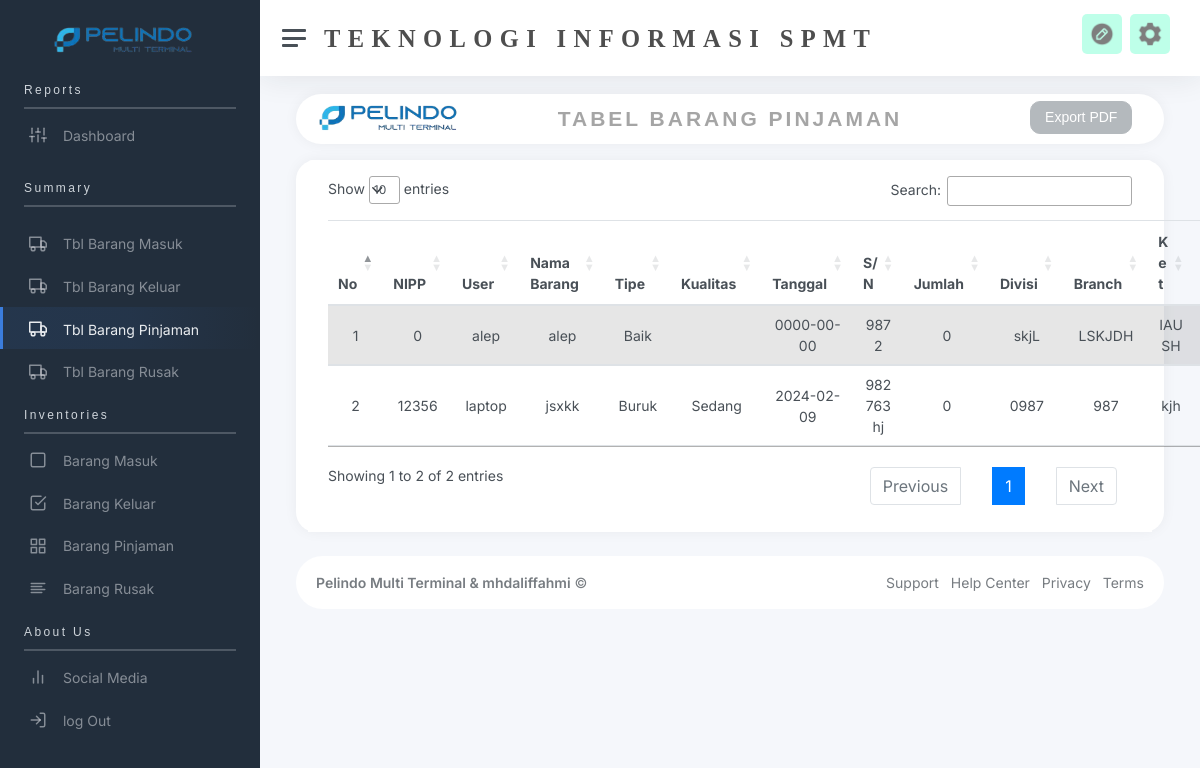
The app's page /tbl_brg_pinjaman.php with its own data.
### tables this page shows
CREATE TABLE `brg_pinjaman` (
  `id` int(11) NOT NULL,
  `nipp` int(11) NOT NULL,
  `nama_user` varchar(200) NOT NULL,
  `nama_brg` varchar(200) DEFAULT NULL,
  `tipe_brg` varchar(200) NOT NULL,
  `kualitas_brg` enum('Baik','Sedang','Buruk') DEFAULT NULL,
  `tgl` date NOT NULL,
  `serial_num` varchar(200) NOT NULL,
  `jlh_brg` int(11) NOT NULL DEFAULT 1,
  `nama_divisi` varchar(200) NOT NULL,
  `nama_branch` varchar(200) NOT NULL,
  `gbr` varchar(200) DEFAULT NULL,
  `ket` varchar(200) DEFAULT NULL
);

### tbl_brg_pinjaman.php (the view, shortened to what this page needs)
<?php
include_once "koneksi.php";
$query = "SELECT * FROM brg_pinjaman";
$tampil = mysqli_query($conn, $query);
?>
<!DOCTYPE html>
<html lang="en">
<head>
    <link href="DataTables/datatables.min.css" rel="stylesheet" />
    <link href="https://cdn.jsdelivr.net/npm/sweetalert2@11.10.4/dist/sweetalert2.min.css" rel="stylesheet">
    <link rel="stylesheet" href="https://cdnjs.cloudflare.com/ajax/libs/twitter-bootstrap/5.3.0/css/bootstrap.min.css">
    <link rel="stylesheet" href="https://cdn.datatables.net/1.13.5/css/dataTables.bootstrap5.min.css">
    <link rel="stylesheet" href="https://cdn.jsdelivr.net/npm/bootstrap@4.0.0/dist/css/bootstrap.min.css">
    <link href="css/app.css" rel="stylesheet">
    <link href="css/baru.css" rel="stylesheet">
    <link rel="stylesheet" href="path/to/font-awesome/css/font-awesome.min.css">
</head>
<body>
    <div class="wrapper">
        <nav id="sidebar" class="sidebar js-sidebar">
            <div class="sidebar-content js-simplebar">
                <a class="sidebar-brand" href="index.php">
                    <center>
                        <img src="pelindo.png" class="avatar img-fluid rounded me-1" style="width: 180px; margin-left: -10px; height: 45px;"> </img>
                    </center>
                </a>
                <ul class="sidebar-nav" style="margin-top: -25px;">
                    <li class="sidebar-header" style="font-family: Helvetica; letter-spacing: 0.2em;">
                        Reports
                        <hr class="my-2" style="border-width: 2px;" />
                    </li>
                    <li class="sidebar-item" style="margin-top: -10px;">
                        <a class="sidebar-link" href="index.php">
                            <i class="align-middle" data-feather="sliders"></i> <span class="align-middle">Dashboard</span>
                        </a>
                    </li>
                    <li class="sidebar-header" style="font-family: Helvetica; letter-spacing: 0.2em;">
                        Summary
                        <hr class="my-2" style="border-width: 2px;" />
                    </li>
                    <li class="sidebar-item ">
                        <a class="sidebar-link" href="pages-profile.php">
                            <i class="align-middle" data-feather="truck"></i> <span class="align-middle">Tbl Barang Masuk</span>
                        </a>
                    </li>
                    <li class="sidebar-item">
                        <a class="sidebar-link" href="tbl_brg_keluar.php">
                            <i class="align-middle" data-feather="truck"></i> <span class="align-middle">Tbl Barang Keluar</span>
                        </a>
                    </li>
                    <li class="sidebar-item active">
                        <a class="sidebar-link" href="tbl_brg_pinjaman.php">
                            <i class="align-middle" data-feather="truck"></i> <span class="align-middle">Tbl Barang Pinjaman</span>
                        </a>
                    </li>
                    <li class="sidebar-item">
                        <a class="sidebar-link" href="tbl_brg_rusak.php">
                            <i class="align-middle" data-feather="truck"></i> <span class="align-middle">Tbl Barang Rusak</span>
                        </a>
                    </li>
                    <li class="sidebar-header" style="font-family: Helvetica; margin-top: -10px; letter-spacing: 0.2em;">
                        Inventories
                        <hr class="my-2" style="border-width: 2px;" />
                    </li>
                    <li class="sidebar-item" style="margin-top: -10px;">
                        <a class="sidebar-link" href="ui-buttons.php">
                            <i class="align-middle" data-feather="square"></i> <span class="align-middle">Barang Masuk</span>
                        </a>
                    </li>
                    <li class="sidebar-item">
                        <a class="sidebar-link" href="ui-forms.php">
                            <i class="align-middle" data-feather="check-square"></i> <span class="align-middle">Barang Keluar</span>
                        </a>
                    </li>
                    <li class="sidebar-item">
                        <a class="sidebar-link" href="ui-cards.php">
                            <i class="align-middle" data-feather="grid"></i> <span class="align-middle">Barang Pinjaman</span>
                        </a>
                    </li>
                    <li class="sidebar-item">
                        <a class="sidebar-link" href="ui-typography.php">
                            <i class="align-middle" data-feather="align-left"></i> <span class="align-middle">Barang Rusak</span>
                        </a>
                    </li>
                    <li class="sidebar-header" style="font-family: Helvetica; margin-top:-10px; letter-spacing: 0.2em;">
                        About Us
                        <hr class="my-2" style="border-width: 2px;" />
                    </li>
                    <li class="sidebar-item" style="margin-top: -10px;">
                        <a class="sidebar-link" href="maps-google.php">
                            <i class="align-middle" data-feather="bar-chart-2"></i> <span class="align-middle">Social Media</span>
                        </a>
                    </li>
                    <li class="sidebar-item">
                        <a class="sidebar-link" href="awal.php">
                            <i class="align-middle" data-feather="log-in"></i> <span class="align-middle">log Out</span>
                        </a>
                    </li>
                </ul>
        </nav>
        <div class="main">
            <nav class="navbar navbar-expand navbar-light navbar-bg">
                <a class="sidebar-toggle js-sidebar-toggle">
                    <i class="hamburger align-self-center"></i>
                </a>
                <span class="card-title align-middle" style="letter-spacing: 0.5em; margin-top: 10px; font-family: Adlinnaka; color:red;">
                    <h2 style="color: #4e4e4e;"><b>TEKNOLOGI INFORMASI SPMT</b></h2>
                </span>
                <div class="navbar-collapse collapse">
                    <ul class="navbar-nav navbar-align">
                        <a href="create_surat.php">
                            <div class="aturan">
                                <img src="create.png" style="width: 30px; height: 30px;">
                            </div>
                        </a>
                        <a class="nav-link d-none d-sm-inline-block card-title" href="#" data-bs-toggle="dropdown">
                            <div class="aturan" style="margin-top: -8px;">
                                <img src="settings.png" style="width: 30px; height: 30px;">
                            </div>
                        </a>
                    </ul>
                </div>
            </nav>
            <main class="content">
                <div class="container-fluid p-0" style="margin-top: -30px; border-radius:30px">
                    <div class="row">
                        <div class="card mb-3" style="height : 50px; border-radius:30px;">
                            <img src="pelindo.png" class="avatar img-fluid rounded me-1" style="width: 180px; margin-top: 2px; margin-left: -10px; height: 45px;"> </img>
                            <h3 style="font-family: Helvetica; color : #4e4e4e; letter-spacing: 3px;  margin-top: -35px; opacity:50%;"><b>
                                    <center>TABEL BARANG PINJAMAN</center>
                                    <div style=" margin-top:-30px;">
                                        <a href="cetak3.php"><button type="button" class="btn btn-secondary" style="float:right;margin-right:20px; border-radius:10px;">Export PDF</button></a>
                                    </div>
                                </b></h3>
                        </div>
                        <div class="card" style="border-radius:20px">
                            <div class="card-header" style="height: auto; width:auto;">
                                <table id="example" class="table table-striped hover" align="center" style="margin-top:20px">
                                    <thead>
                                        <tr>
                                            <th>No</th>
                                            <th>NIPP</th>
                                            <th>User</th>
                                            <th style="width:11%;">Nama Barang</th>
                                            <th style="width:11%;">Tipe</th>
                                            <th>Kualitas</th>
                                            <th style="width:10%;">Tanggal</th>
                                            <th style="width:12%; word-break: break-all;">S/N</th>
                                            <th>Jumlah</th>
                                            <th>Divisi</th>
                                            <th>Branch</th>
                                            <th style="width:13%; word-break: break-all;">Ket</th>
                                            <th style="width:11%;">Aksi</th>
                                        </tr>
                                    </thead>
                                    <tbody style="word-break: break-all;">
                                        <?php $id = 1; ?>
                                        <?php while ($data = mysqli_fetch_assoc($tampil)) : ?>
                                            <tr style="word-break: break-all;">
                                                <td align="center"><?= $id ?></td>
                                                <td align="center"><?= $data['nipp']; ?></td>
                                                <td align="center"><?= $data['nama_user']; ?></td>
                                                <td align="center"><?= $data['nama_brg']; ?></td>
                                                <td align="center"><?= $data['tipe_brg']; ?></td>
                                                <td align="center"><?= $data['kualitas_brg']; ?></td>
                                                <td align="center"><?= $data['tgl']; ?></td>
                                                <td align="center" style="width:12%; word-break: break-all;"><?= $data['serial_num']; ?></td>
                                                <td align="center"><?= $data['jlh_brg']; ?></td>
                                                <td align="center"><?= $data['nama_divisi']; ?></td>
                                                <td align="center"><?= $data['nama_branch']; ?></td>
                                                <td align="center" style="word-break: break-all;"><?= $data['ket']; ?></td>
                                                <td align="center">
                                                </td>
                                            </tr>
                                            <?php $id++; ?>
                                        <?php endwhile; ?>
                                    </tbody>
                                </table>
                            </div>
                        </div>
                        <footer class="footer" style="border-radius:30px">
                            <div class="container-fluid">
                                <div class="row text-muted">
                                    <div class="col-6 text-start">
                                        <p class="mb-0">
                                            <a class="text-muted" href="https://adminkit.io/" target="_blank"><strong>Pelindo Multi Terminal & mhdaliffahmi</strong></a> &copy;
                                        </p>
                                    </div>
                                    <div class="col-6 text-end">
                                        <ul class="list-inline">
                                            <li class="list-inline-item">
                                                <a class="text-muted" href="#" target="_blank">Support</a>
                                            </li>
                                            <li class="list-inline-item">
                                                <a class="text-muted" href="#" target="_blank">Help Center</a>
                                            </li>
                                            <li class="list-inline-item">
                                                <a class="text-muted" href="#" target="_blank">Privacy</a>
                                            </li>
                                            <li class="list-inline-item">
                                                <a class="text-muted" href="#" target="_blank">Terms</a>
                                            </li>
                                        </ul>
                                    </div>
                                </div>
                            </div>
                        </footer>
                    </div>
                </div>
</body>
</html>

### css/baru.css (style rules this page uses)
.aturan { width: 40px; height:40px; background-color:aquamarine; opacity: 50%; display: flex; justify-content: center; align-items: center; border-radius:5px; transition: 0.5s; }

### records on screen
brg_pinjaman: nipp "0", nama_user "alep", nama_brg "alep", tipe_brg "Baik", tgl "0000-00-00", serial_num "9872", jlh_brg "0", nama_divisi "skjL", nama_branch "LSKJDH", ket "IAUSH"
brg_pinjaman: nipp "12356", nama_user "laptop", nama_brg "jsxkk", tipe_brg "Buruk", kualitas_brg "Sedang", tgl "2024-02-09", serial_num "982763hj", jlh_brg "0", nama_divisi "0987", nama_branch "987", ket "kjh"
